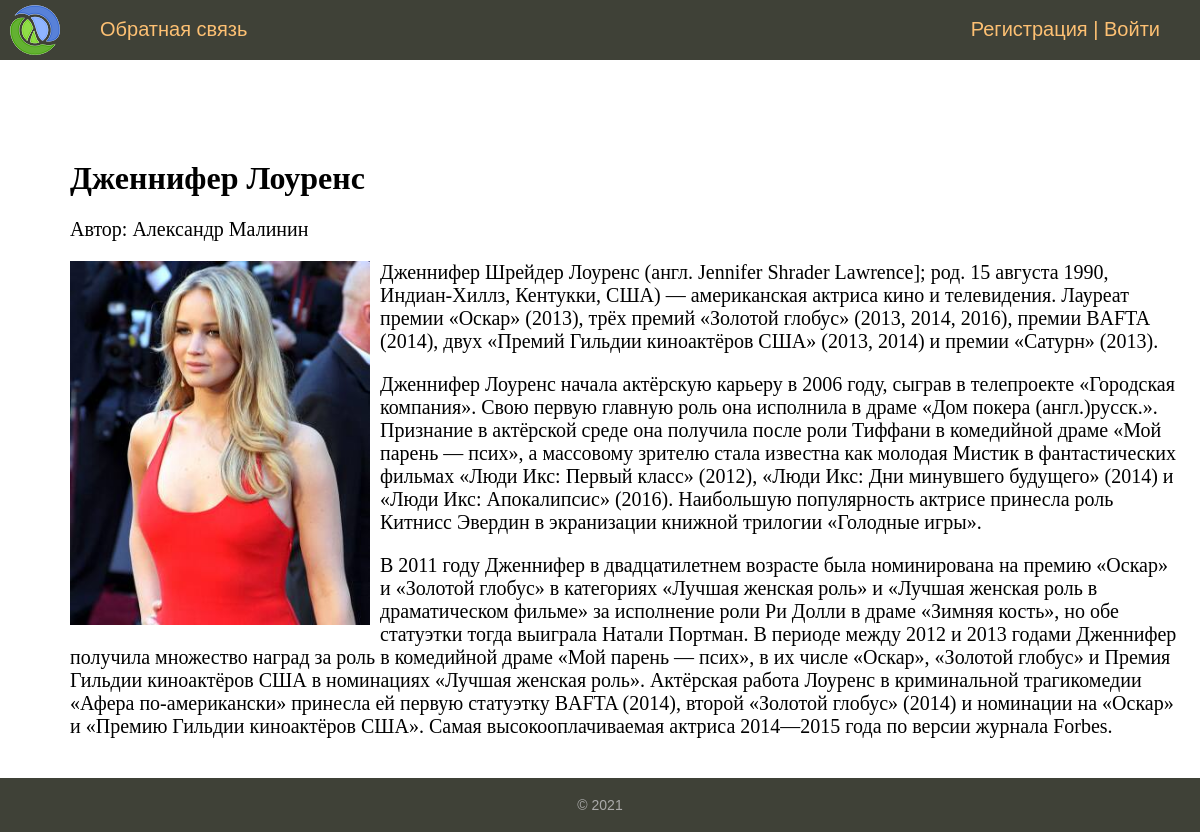
/post/dzhennifer-lourens/, run on the app's committed database.
### women/models.py (models this page shows, shortened)
class Women(models.Model):
    title = models.CharField(max_length=255, verbose_name='Заголовок')
    slug = models.SlugField(max_length=255, unique=True, db_index=True, verbose_name='URL')
    content = models.TextField(blank=True, verbose_name="Текст статьи")
    photo = models.ImageField(upload_to="photos/%Y/%m/%d/", verbose_name="Фото")
    time_create = models.DateTimeField(auto_now_add=True, verbose_name="Время создания")
    time_update = models.DateTimeField(auto_now=True, verbose_name="Время изменения")
    is_published = models.BooleanField(default=True, verbose_name="Публикация")
    cat = models.ForeignKey('Category', on_delete=models.PROTECT, verbose_name="Категории")
    favourites = models.ManyToManyField(User, related_name='favourite', blank=True)
    author = models.ForeignKey('Author', on_delete=models.CASCADE, verbose_name="Автор", null=True)
    def __str__(self):
        return self.title
    class Meta:
        verbose_name = 'Известные женщины'
        verbose_name_plural = 'Известные женщины'
        ordering = ['id']

class Author(models.Model):
    name = models.CharField(max_length=150, db_index=True, verbose_name="Автор", blank=True)
    slug = models.SlugField(max_length=255, unique=True, db_index=True, verbose_name='Auth Slug')
    class Meta:
        verbose_name = 'Автор'
        verbose_name_plural = 'Авторы'
        ordering = ['id']
    def __str__(self):
        return self.name

### women/views.py (the view)
# urls.py: path('post/<slug:post_slug>/', ShowPost.as_view(), name='post'),
class ShowPost(DataMixin, DetailView):
    model = Women
    template_name = 'women/post.html'
    slug_url_kwarg = 'post_slug'
    context_object_name = 'post'
    def get_context_data(self, *, object_list=None, **kwargs):
        context = super().get_context_data(**kwargs)
        c_def = self.get_user_context(title=context['post'])
        return dict(list(context.items()) + list(c_def.items()))

### women/utils.py (called while the page is built)
    def get_user_context(self, **kwargs):
        context = kwargs
        cats = cache.get('cats')
        if not cats:
            cats = Category.objects.annotate(Count('women'))
            cache.set('cats', cats, 60)
        user_menu = menu.copy()
        if not self.request.user.is_authenticated:
            user_menu.pop(1)
        context['menu'] = user_menu
        context['cats'] = cats
        if 'cat_selected' not in context:
            context['cat_selected'] = 0
        return context

### women/templates/women/post.html (shortened to what this page needs)
{% extends 'women/base.html' %}
{% block content %}
    <h1>{{ post.title }}</h1>
    <p class="first">Автор: {{ post.author }}</p>
    {% if post.photo %}
        <p><img class="img-article-left" src="{{ post.photo.url }}"></p>
    {% endif %}
    {{ post.content|linebreaks }}
{% endblock %}

### women/static/women/css/styles.css (style rules this page uses)
html, body { font-family: 'Arial'; margin: 0; padding: 0; height: 100%; width: 100%; color: #444; }
img { max-width: 600px; height: auto; }
img.img-article-left { max-width: 300px; height: auto; float: left; padding: 0 10px 10px 0; }
.content-text h1 { font-size: 32px; }

### data on the page
Women: title "Дженнифер Лоуренс", author "Александр Малинин", photo (picture), content "Дженнифер Шрейдер Лоуренс (англ. Jennifer Shrader Lawrence]; род. 15 августа 1990, Индиан-Хиллз, Кентукки, США) — американская актриса кино и телевидения. Лауреат премии «Оскар» (2013), трёх премий «Золотой глобус» (2013, 2014, 2016), премии BAFTA (2014), двух «Премий Гильдии киноактёров США» (2013, 2014) и премии «Сатурн» (2013). Дженнифер Лоуренс начала актёрскую карьеру в 2006 году, сыграв в телепроекте «Городская компания». Свою первую главную роль она исполнила в драме «Дом покера (англ.)русск.». Признание в актёрской среде она получила после роли Тиффани в комедийной драме «Мой парень — псих», а массовому зрителю стала известна как молодая Мистик в фантастических фильмах «Люди Икс:…"

### other printed values
{{ m.title }} "Обратная связь"
